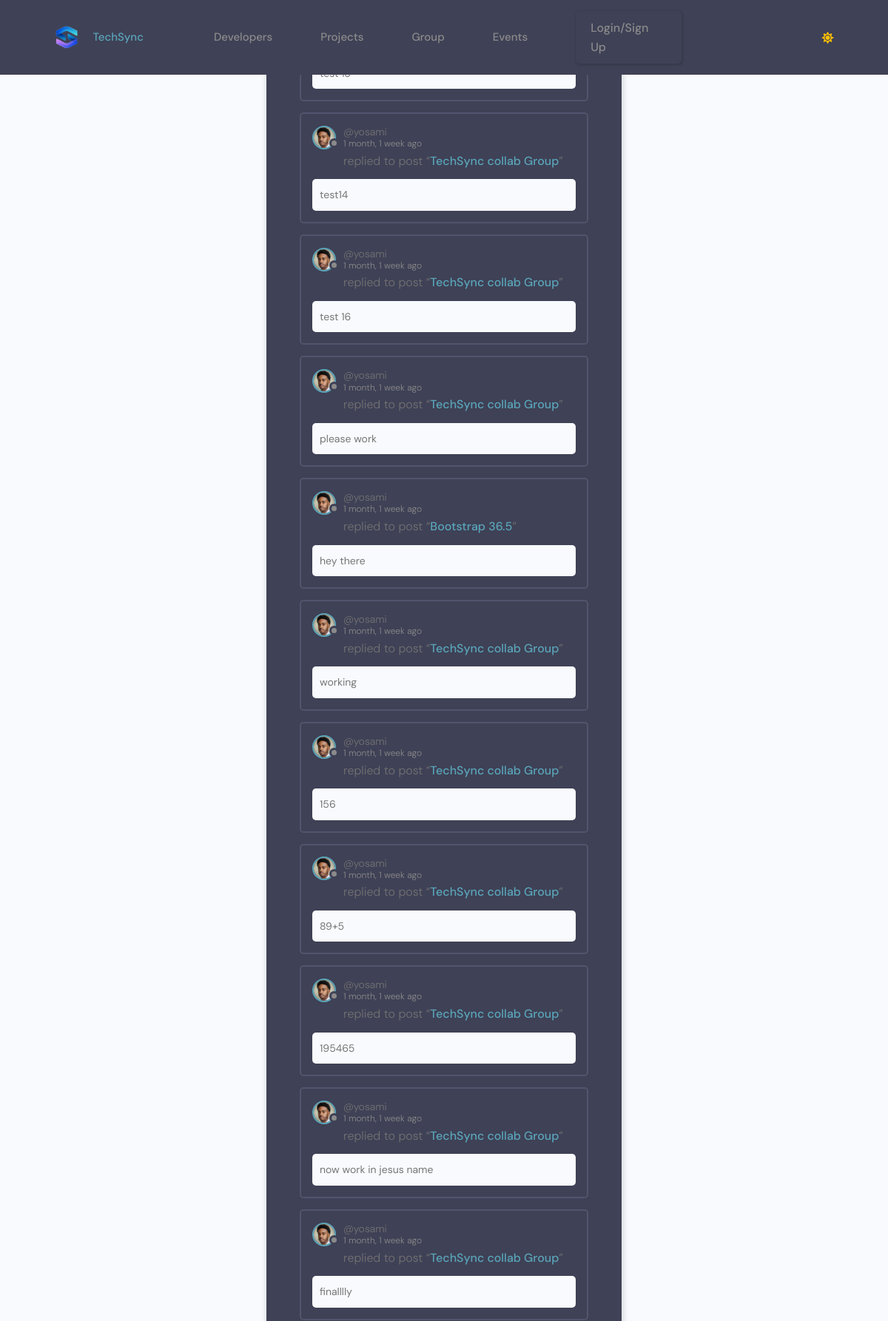
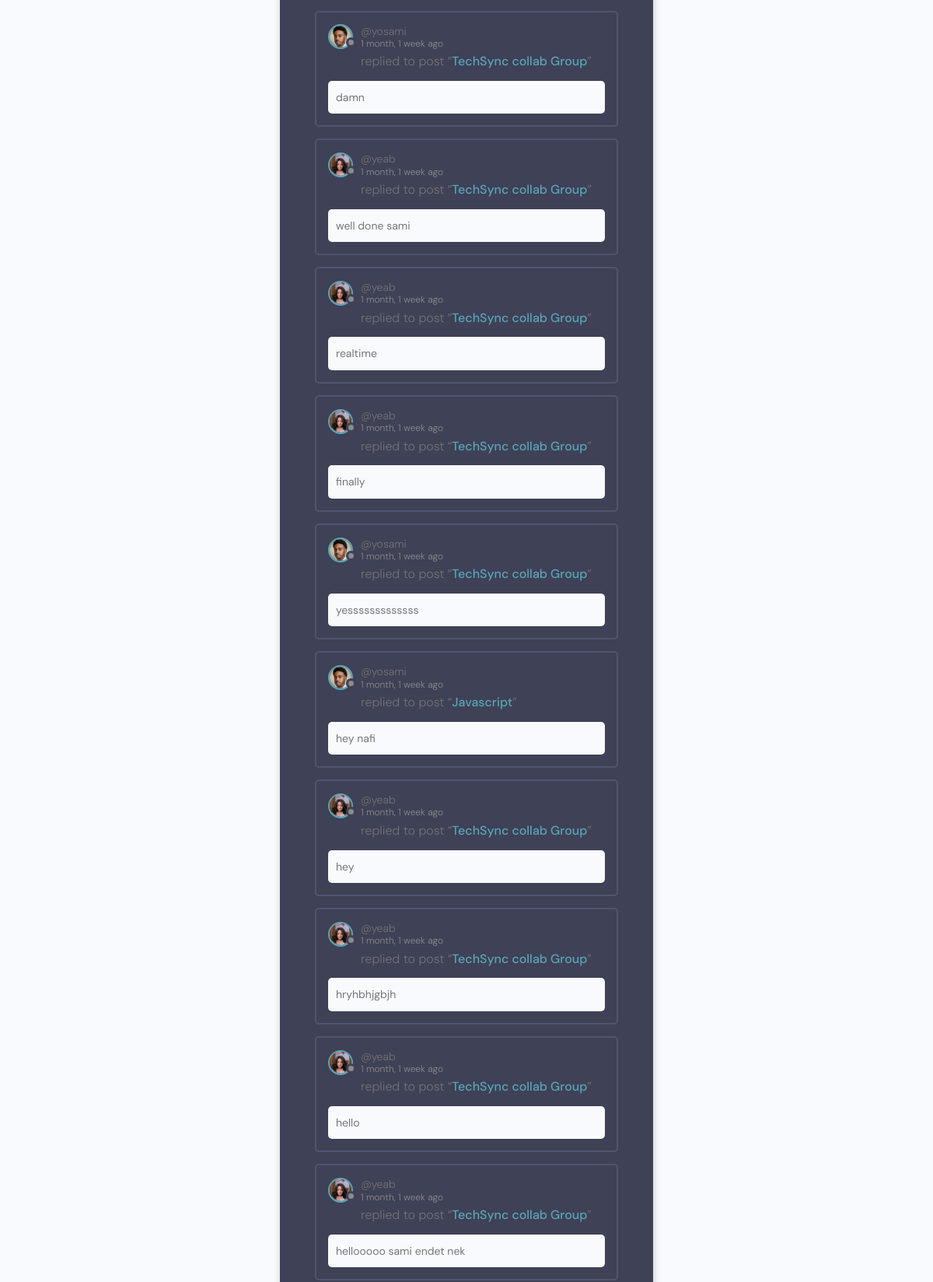
/group/activity/ (upper part), run on the app's committed database (2 pictures, top to bottom).
### group/models.py (models this page shows, shortened)
class Message(models.Model):
    id = models.UUIDField(default=uuid.uuid4, primary_key=True, unique=True, editable=False, )
    user = models.ForeignKey(User, on_delete=models.CASCADE)
    room = models.ForeignKey(Room, on_delete=models.CASCADE)
    body = models.TextField(default='')
    file = models.FileField(upload_to='files/', blank=True, null=True)
    updated = models.DateTimeField(auto_now=True)
    created = models.DateTimeField(auto_now_add=True)
    class Meta:
        ordering = ['updated', 'created']

class Room(models.Model):
    id = models.UUIDField(default=uuid.uuid4, primary_key=True, unique=True, editable=False, )
    host = models.ForeignKey(User, on_delete=models.SET_NULL, null=True)
    topic = models.ForeignKey(Topic, on_delete=models.SET_NULL, null=True)
    name = models.CharField(max_length=200)
    description = models.TextField(null=True, blank=True)
    participants = models.ManyToManyField(User, related_name='participants', blank=True)
    users_online = models.ManyToManyField(User, related_name='online_in_rooms', blank=True)
    updated = models.DateTimeField(auto_now=True)
    created = models.DateTimeField(auto_now_add=True)
    class Meta:
        ordering = ['-updated', '-created']
    def __str__(self):
        return self.name

### users/models.py (models this page shows, shortened)
class Profile(models.Model):
    id = models.UUIDField(default=uuid.uuid4, primary_key=True, unique=True, editable=False, )
    user = models.OneToOneField(User, on_delete=models.CASCADE,null=True,blank=True)
    name = models.CharField(max_length=200, blank=True,null=True)
    username = models.CharField(max_length=200, blank=True,null=True,unique=True)
    headline = models.CharField(max_length=200, blank=True,null=True)
    about = models.TextField(blank=True, null=True)
    location = models.CharField(max_length=200, blank=True,null=True)
    profile_image = models.ImageField(null=True, blank=True,upload_to='profiles', default='default_profile.png')
    github_link = models.CharField(max_length=200, blank=True,null=True)
    twitter_link = models.CharField(max_length=200, blank=True,null=True)
    linkedin_link = models.CharField(max_length=200, blank=True,null=True)
    personal_link = models.CharField(max_length=200, blank=True,null=True)
    phone_regex = RegexValidator(
    regex=r'^\+?1?\d{9,15}$',
    message="Phone number must be entered in the format: '+999999999'. Up to 15 digits allowed."
    )
    phone_number = models.CharField(validators=[phone_regex], max_length=17, blank=True)  # validators should be a list
    created_at = models.DateTimeField(auto_now_add=True)

class User(AbstractUser):
    email = models.EmailField(unique=True)
    is_event_organizer = models.BooleanField(default=False)
    is_event_moderator = models.BooleanField(default=False)
    is_speaker = models.BooleanField(default=False)  # Flag to identify if user is a speaker (remove it there is no need for it)
    is_recruiter = models.BooleanField(default=False)
    is_applicant = models.BooleanField(default=False)
    has_resume = models.BooleanField(default=False)
    has_company = models.BooleanField(default=False)

### group/views.py (the view)
# urls.py: path('activity/', views.activityPage, name="activity"),
def activityPage(request):
    room_messages = Message.objects.all()
    return render(request, 'group/activity.html', {'room_messages': room_messages})

### templates/group/activity.html (shortened to what this page needs)
{% extends 'main/main.html' %}
{% block content %}
<main class="layout">
  <div class="container">
    <div class="layout__box">
      <div class="activities-page layout__body">
        {% for message in room_messages %}
        <div class="activities__box">
          <div class="activities__boxHeader roomListRoom__header">
            <a href="{% url 'user-profile' message.user.profile.id %}" class="roomListRoom__author">
              <div class="avatar avatar--small">
                <img src="{{message.user.profile.profile_image.url}}">
              </div>
              <p>
                @{{message.user}}
                <span>{{message.created|timesince}} ago</span>
              </p>
            </a>
          </div>
          <div class="activities__boxContent">
            <p>replied to post “<a href="{% url 'room' message.room.id %}">{{message.room}}</a>”</p>
            <div class="activities__boxRoomContent">
              {{message.body|truncatechars:100}}
            </div>
          </div>
        </div>
        {% endfor %}
      </div>
    </div>
  </div>
</main>
{% endblock content %}

### templates/main/main.html (shortened to what this page needs)
{% load static %}
<!DOCTYPE html>
<html lang="en">
<head>
  <link rel="stylesheet" href="https://cdnjs.cloudflare.com/ajax/libs/selectize.js/0.13.3/css/selectize.min.css">
  <link rel="stylesheet" href="{% static 'styles/langauge.css' %}" />
    <link rel="stylesheet" href="https://cdnjs.cloudflare.com/ajax/libs/font-awesome/5.15.4/css/all.min.css" />
    <link rel="stylesheet" href="https://cdnjs.cloudflare.com/ajax/libs/font-awesome/6.0.0-beta3/css/all.min.css">
    <link rel="stylesheet" href="https://cdnjs.cloudflare.com/ajax/libs/font-awesome/5.15.3/css/all.min.css">
    <link rel="stylesheet" href="https://cdn.iconmonstr.com/1.3.0/css/iconmonstr-iconic-font.min.css" />
    <link rel="stylesheet" href="{% static 'uikit/styles/uikit.css' %}" />
    <link rel="stylesheet" href="{% static 'styles/app.css' %}" />
    <link rel="stylesheet" href="{% static 'styless/main.css' %}" />
    <link rel="stylesheet" href="{% static 'styless/style.css' %}" />
    <link rel="stylesheet" href="https://cdn.iconmonstr.com/1.3.0/css/iconmonstr-iconic-font.min.css">
</head>
<body>
    {% include "main/navbar.html" %}
    {% block content %}{% endblock content %}
</body>
</html>

### templates/main/navbar.html (shortened to what this page needs)
{% load static %}
<header class="header">
        <div class="container container--narrow">
                <a href="{% url 'projects'%}" class="header__logo">
                        <img src="{% static 'images/logo.png' %}" alt="Techsync Logo" />TechSync
                </a>
                <nav class="header__nav header__menu">
                        {% if request.user.is_event_organizer %}
                        <ul class="header__menu">
                            <li class="header__menuItem"><a href="{% url 'events' %}">Events</a></li>
                            <li class="header__menuItem"><a  href="{% url 'projects' %}">Projects</a></li>
                            <li class="header__menuItem"><a  href="{% url 'home-group'%}">Group</a></li>
                            {% if request.user.is_authenticated %}
                            {% comment %} <li class="header__menuItem"><a  href="{% url 'inbox' %}">Inbox</a></li>  {% endcomment %}
                            <li class="header__menuItem"><a  href="{% url 'user-chatrooms' %}">Inbox</a></li>
                            {% else %}
                            <li class="header__menuItem"><a href="{% url 'login' %}" class="btn btn--sub">Login/Sign Up</a></li>
                            {% endif %}
                            {% if request.user.is_authenticated %}
                            {% comment %} Profile {% endcomment %}
                            <li class="header__menuItem">
                                    <div class="header__user">
                                            <a href="{% url 'organization-account'%}">
                                                <div class="avatar avatar--medium active">
                                                    <img src="{{ event_organizer.profile_image.url }}" />
                                                </div>
                                                <p> <span>@{{profile.username}}</span></p>
                                            </a>
                                            <button class="dropdown-button">
                                                <svg version="1.1" xmlns="http://www.w3.org/2000/svg" width="32" height="32" viewBox="0 0 32 32">
                                                    <title>chevron-down</title>
                                                    <path d="M16 21l-13-13h-3l16 16 16-16h-3l-13 13z"></path>
                                                </svg>
                                            </button>
                                        </div>
                                        <div class="dropdown-menu">
                                            <a href="settings.html" class="dropdown-link"
                                                ><svg version="1.1" xmlns="http://www.w3.org/2000/svg" width="32" height="32" viewBox="0 0 32 32">
                                                    <title>tools</title>
                                                    <path
                                                        d="M27.465 32c-1.211 0-2.35-0.471-3.207-1.328l-9.392-9.391c-2.369 0.898-4.898 0.951-7.355 0.15-3.274-1.074-5.869-3.67-6.943-6.942-0.879-2.682-0.734-5.45 0.419-8.004 0.135-0.299 0.408-0.512 0.731-0.572 0.32-0.051 0.654 0.045 0.887 0.277l5.394 5.395 3.586-3.586-5.394-5.395c-0.232-0.232-0.336-0.564-0.276-0.887s0.272-0.596 0.572-0.732c2.552-1.152 5.318-1.295 8.001-0.418 3.274 1.074 5.869 3.67 6.943 6.942 0.806 2.457 0.752 4.987-0.15 7.358l9.392 9.391c0.844 0.842 1.328 2.012 1.328 3.207-0 2.5-2.034 4.535-4.535 4.535zM15.101 19.102c0.26 0 0.516 0.102 0.707 0.293l9.864 9.863c0.479 0.479 1.116 0.742 1.793 0.742 1.398 0 2.535-1.137 2.535-2.535 0-0.668-0.27-1.322-0.742-1.793l-9.864-9.863c-0.294-0.295-0.376-0.74-0.204-1.119 0.943-2.090 1.061-4.357 0.341-6.555-0.863-2.631-3.034-4.801-5.665-5.666-1.713-0.561-3.468-0.609-5.145-0.164l4.986 4.988c0.391 0.391 0.391 1.023 0 1.414l-5 5c-0.188 0.188-0.441 0.293-0.707 0.293s-0.52-0.105-0.707-0.293l-4.987-4.988c-0.45 1.682-0.397 3.436 0.164 5.146 0.863 2.631 3.034 4.801 5.665 5.666 2.2 0.721 4.466 0.604 6.555-0.342 0.132-0.059 0.271-0.088 0.411-0.088z"
                                                    ></path>
                                                </svg>
                                                Settings</a
                                            >
                                            <a href="{% url 'logout' %}" class="dropdown-link"
                                                ><svg version="1.1" xmlns="http://www.w3.org/2000/svg" width="32" height="32" viewBox="0 0 32 32">
                                                    <title>sign-out</title>
                                                    <path
                                                        d="M3 0h22c0.553 0 1 0 1 0.553l-0 3.447h-2v-2h-20v28h20v-2h2l0 3.447c0 0.553-0.447 0.553-1 0.553h-22c-0.553 0-1-0.447-1-1v-30c0-0.553 0.447-1 1-1z"
                                                    ></path>
                                                    <path
                                                        d="M21.879 21.293l1.414 1.414 6.707-6.707-6.707-6.707-1.414 1.414 4.293 4.293h-14.172v2h14.172l-4.293 4.293z"
                                                    ></path>
                                                </svg>
                                                Logout</a
                                            >
                                        </div>
                            </li>
                            {% endif %}
                        </ul>
                        {% else %}
                        <ul class="header__menu">
                                <li class="header__menuItem"><a href="{% url 'profiles' %}">Developers</a></li>
                                <li class="header__menuItem"><a  href="{% url 'projects' %}">Projects</a></li>
                                <li class="header__menuItem"><a  href="{% url 'home-group'%}">Group</a></li>
                                <li class="header__menuItem"><a href="{% url 'events' %}">Events</a></li>
                                {% if request.user.is_authenticated %}
                                {% comment %} <li class="header__menuItem"><a  href="{% url 'inbox' %}">Inbox</a></li>  {% endcomment %}
                                <li class="header__menuItem"><a  href="{% url 'user-chatrooms' %}">Inbox</a></li>
                                {% else %}
                                <li class="header__menuItem"><a href="{% url 'login' %}" class="btn btn--sub">Login/Sign Up</a></li>
                                {% endif %}
                        </ul>
                        {% endif %}
                </nav>
                <span id="mode-icon" class="fas fa-sun"></span>
        </div>
</header>
<link rel="stylesheet" href="{% static 'uikit/styles/modules/_variables.css' %}" id="theme-css">

### data on the page
Message: user.profile.profile_image (picture), user "yosami", created "1 month, 1 week", room "TechSync collab Group", body "test14"
Message: user.profile.profile_image (picture), user "yosami", created "1 month, 1 week", room "TechSync collab Group", body "test 16"
Message: user.profile.profile_image (picture), user "yosami", created "1 month, 1 week", room "TechSync collab Group", body "please work"
Message: user.profile.profile_image (picture), user "yosami", created "1 month, 1 week", room "Bootstrap 36.5", body "hey there"
Message: user.profile.profile_image (picture), user "yosami", created "1 month, 1 week", room "TechSync collab Group", body "working"
Message: user.profile.profile_image (picture), user "yosami", created "1 month, 1 week", room "TechSync collab Group", body "156"
Message: user.profile.profile_image (picture), user "yosami", created "1 month, 1 week", room "TechSync collab Group", body "89+5"
Message: user.profile.profile_image (picture), user "yosami", created "1 month, 1 week", room "TechSync collab Group", body "195465"
Message: user.profile.profile_image (picture), user "yosami", created "1 month, 1 week", room "TechSync collab Group", body "now work in jesus name"
Message: user.profile.profile_image (picture), user "yosami", created "1 month, 1 week", room "TechSync collab Group", body "finalllly"
Message: user.profile.profile_image (picture), user "yosami", created "1 month, 1 week", room "TechSync collab Group", body "damn"
Message: user.profile.profile_image (picture), user "yeab", created "1 month, 1 week", room "TechSync collab Group", body "well done sami"
Message: user.profile.profile_image (picture), user "yeab", created "1 month, 1 week", room "TechSync collab Group", body "realtime"
Message: user.profile.profile_image (picture), user "yeab", created "1 month, 1 week", room "TechSync collab Group", body "finally"
Message: user.profile.profile_image (picture), user "yosami", created "1 month, 1 week", room "TechSync collab Group", body "yesssssssssssss"
Message: user.profile.profile_image (picture), user "yosami", created "1 month, 1 week", room "Javascript", body "hey nafi"
Message: user.profile.profile_image (picture), user "yeab", created "1 month, 1 week", room "TechSync collab Group", body "hey"
Message: user.profile.profile_image (picture), user "yeab", created "1 month, 1 week", room "TechSync collab Group", body "hryhbhjgbjh"
Message: user.profile.profile_image (picture), user "yeab", created "1 month, 1 week", room "TechSync collab Group", body "hello"
Message: user.profile.profile_image (picture), user "yeab", created "1 month, 1 week", room "TechSync collab Group", body "hellooooo sami endet nek"
